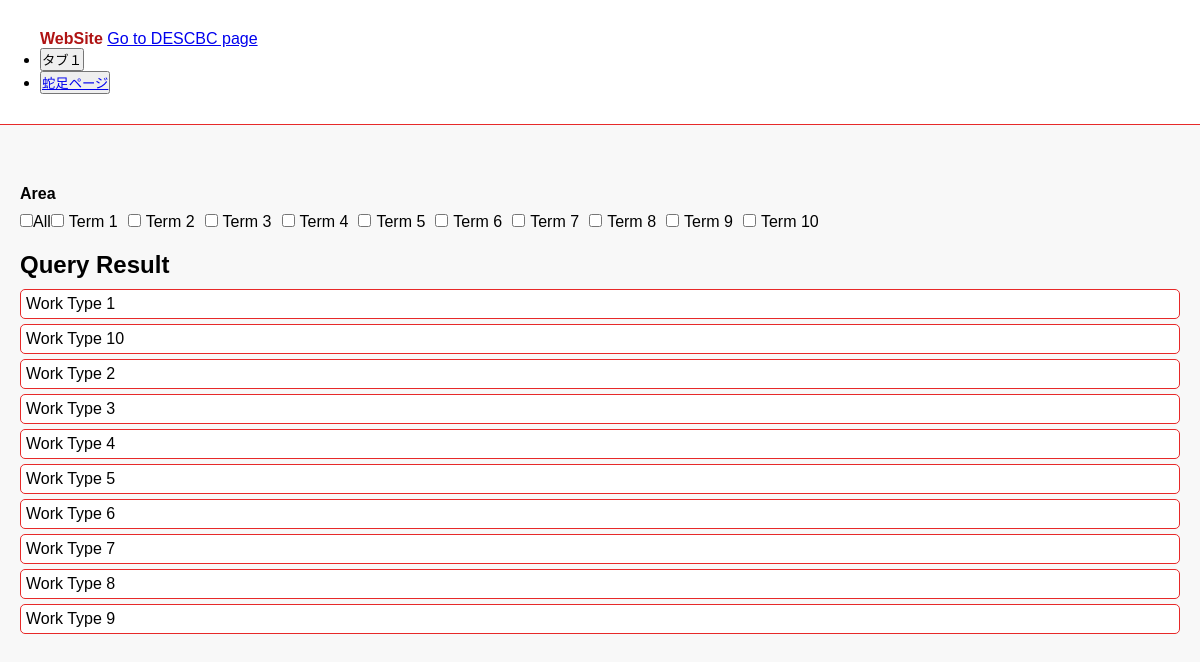
The page / on the database its author committed.
### tables this page shows
CREATE TABLE IF NOT EXISTS wp_terms (
    id INT AUTO_INCREMENT PRIMARY KEY,
    slug VARCHAR(255),
    name VARCHAR(255),
    taxonomy VARCHAR(255)
);

### html/custom_form.php (the view, shortened to what this page needs)
<form id="check-form">
  <div class="checkbox">
    <div class="condition-title">Area</div>
    <div class="condition">
      <label><input id="industry_checkAll" class="check-industry" type="checkbox" name="industry" value="">All</label>
      <?php
        $servername = 'php-db';
        $username = 'test';
        $password = 'p@55w0rd';
        $dbname = 'my_form';
        $areas_query = "SELECT slug, `name` FROM wp_terms WHERE taxonomy = 'area'";
        $prices_query = "SELECT slug, `name` FROM wp_terms WHERE taxonomy = 'work' ORDER BY slug";
        $areas = [];
        $prices = [];
        try {
            $conn = new mysqli($servername, $username, $password, $dbname);
            $areas_result = $conn->query($areas_query);
            if ($areas_result->num_rows > 0) {
                while ($row = $areas_result->fetch_assoc()) {
                    $areas[] = $row;
                }
            }
            $prices_result = $conn->query($prices_query);
            if ($prices_result->num_rows > 0) {
                while ($row = $prices_result->fetch_assoc()) {
                    $prices[] = $row;
                }
            }
        } catch (Exception $e) {
            die("Error: " . $e->getMessage());
        } finally {
            if (isset($conn)) {
                $conn->close();
            }
        }
      foreach($areas as $area):
      ?>
      <label class="search-check">
        <input class="search-check-input check-industry" type="checkbox" name="search_area[]" value="<?php echo htmlspecialchars($area['slug']); ?>"><?php echo htmlspecialchars($area['name']); ?>
      </label>
      <?php endforeach; ?>
    </div>
  </div>
</form>
        <div id="result-list">
<h2>Query Result</h2>
  <ul>
    <?php
      foreach ($prices as $price) {
        echo '<li>' . htmlspecialchars($price['name']) . '</li>';
      }
    ?>
  </ul>
</div>

### html/index.php (shortened to what this page needs)
<!DOCTYPE html>
<html lang="en-us">
<head>
  <link rel="stylesheet" href="styles.css">
</head>
<body>
  <header>
    <div class="container">
      <div class="row">
        <div class="col-right">
          <a href="/" class="logo">WebSite</a>
          <a href="DESCBC.php">Go to DESCBC page</a>
        </div>
        <div class="col-left">
          <ul class="mav nav-pills mb-3" id="pills-tab" role="tablist">
          <li class="nav-item" role="presentation">
            <button class="nav-link active" id="pills-tab1-tab" data-bs-taggle="pill" data-bs-target="#pill-tab1-tab" type="button" role="tab" aria-controls="pills-tab1" aria-selected="true">
              タブ１
            </button>
          </li>
          <li class="nav-item" role="presentation">
            <button class="nav-link active" id="pills-tab2-tab" data-bs-taggle="pill" data-bs-target="#pill-tab2-tab" type="button" role="tab" aria-controls="pills-tab2" aria-selected="true">
              <a href="sample.php">蛇足ページ</a>
            </button>
          </li>
          </ul>
        </div>
      </div>
    </div>
  </header>
  <div class="tab-content" id="pills-tabContent">
    <div class="tab-pane fade show active" id="pills-tab1" role="tabpanel" aria-labelledby="pills-tab1-tab">
      <div class="container">
      </div>
      <div class="container">
        <?php
        require 'custom_form.php';
        ?>
      </div>
    </div>
  </div>
</body>
</html>

### html/styles.css (style rules this page uses)
* { font-family: sans-serif; margin: 0; padding: 0; box-sizing: border-box; }
body { background-color: #f8f8f8; }
header { background-color: white; border-bottom: 1px solid #e72929; padding: 10px 20px; }
.container { max-width: 1200px; margin: 0 auto; padding: 20px; }
.logo { font-weight: bold; color: #af1313; text-decoration: none; }
.tab-content { display: flex; flex-wrap: wrap; }
.tab-pane { flex: 1 1 100%; margin-bottom: 20px; }
.condition-title { font-weight: bold; margin-bottom: 10px; }
.condition { display: flex; flex-wrap: wrap; }
.search-check { margin-right: 10px; }
.search-check input[type="checkbox"] { margin-right: 5px; }
#result-list { margin-top: 20px; }
#result-list h2 { margin-bottom: 10px; }
#result-list ul { list-style-type: none; }
#result-list ul li { padding: 5px; background-color: #ffffff; border: 1px solid #e72929; margin-bottom: 5px; border-radius: 5px; }

### rows shown on the page
wp_terms: name "Term 1"
wp_terms: name "Term 2"
wp_terms: name "Term 3"
wp_terms: name "Term 4"
wp_terms: name "Term 5"
wp_terms: name "Term 6"
wp_terms: name "Term 7"
wp_terms: name "Term 8"
wp_terms: name "Term 9"
wp_terms: name "Term 10"
wp_terms: name "Work Type 1"
wp_terms: name "Work Type 10"
wp_terms: name "Work Type 2"
wp_terms: name "Work Type 3"
wp_terms: name "Work Type 4"
wp_terms: name "Work Type 5"
wp_terms: name "Work Type 6"
wp_terms: name "Work Type 7"
wp_terms: name "Work Type 8"
wp_terms: name "Work Type 9"
